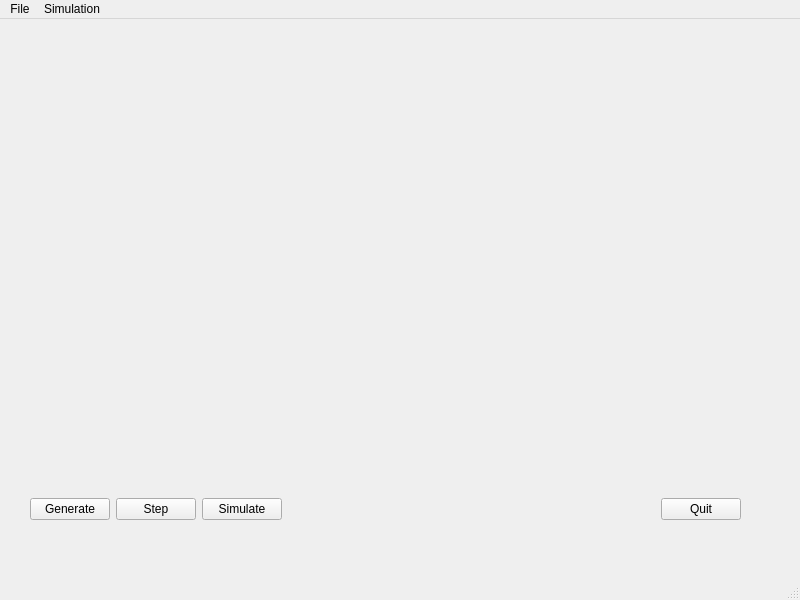
<?xml version="1.0" encoding="UTF-8"?>
<ui version="4.0">
 <class>main_ui</class>
 <widget class="QMainWindow" name="main_ui">
  <property name="geometry">
   <rect>
    <x>0</x>
    <y>0</y>
    <width>800</width>
    <height>600</height>
   </rect>
  </property>
  <property name="windowTitle">
   <string>Ecosystem</string>
  </property>
  <widget class="QWidget" name="centralwidget">
   <widget class="QWidget" name="wdgt_main" native="true">
    <property name="geometry">
     <rect>
      <x>30</x>
      <y>20</y>
      <width>741</width>
      <height>441</height>
     </rect>
    </property>
   </widget>
   <widget class="QWidget" name="horizontalLayoutWidget">
    <property name="geometry">
     <rect>
      <x>30</x>
      <y>470</y>
      <width>711</width>
      <height>41</height>
     </rect>
    </property>
    <layout class="QHBoxLayout" name="horizontalLayout">
     <item>
      <widget class="QPushButton" name="btn_gen">
       <property name="text">
        <string>Generate</string>
       </property>
      </widget>
     </item>
     <item>
      <widget class="QPushButton" name="btn_step">
       <property name="text">
        <string>Step</string>
       </property>
      </widget>
     </item>
     <item>
      <widget class="QPushButton" name="btn_simu">
       <property name="text">
        <string>Simulate</string>
       </property>
      </widget>
     </item>
     <item>
      <spacer name="horizontalSpacer">
       <property name="orientation">
        <enum>Qt::Horizontal</enum>
       </property>
       <property name="sizeHint" stdset="0">
        <size>
         <width>40</width>
         <height>20</height>
        </size>
       </property>
      </spacer>
     </item>
     <item>
      <widget class="QPushButton" name="btn_quit">
       <property name="text">
        <string>Quit</string>
       </property>
      </widget>
     </item>
    </layout>
   </widget>
  </widget>
  <widget class="QMenuBar" name="menubar">
   <property name="geometry">
    <rect>
     <x>0</x>
     <y>0</y>
     <width>800</width>
     <height>24</height>
    </rect>
   </property>
   <widget class="QMenu" name="menuSimulation">
    <property name="title">
     <string>Simulation</string>
    </property>
    <addaction name="actionSettings"/>
   </widget>
   <widget class="QMenu" name="menuFile">
    <property name="title">
     <string>File</string>
    </property>
    <addaction name="actionQuit"/>
   </widget>
   <addaction name="menuFile"/>
   <addaction name="menuSimulation"/>
  </widget>
  <widget class="QStatusBar" name="statusbar"/>
  <action name="actionSettings">
   <property name="text">
    <string>Settings</string>
   </property>
  </action>
  <action name="actionQuit">
   <property name="text">
    <string>Quit</string>
   </property>
   <property name="shortcut">
    <string>Ctrl+Q</string>
   </property>
  </action>
  <action name="actionitem1">
   <property name="text">
    <string>item1</string>
   </property>
  </action>
 </widget>
 <resources/>
 <connections>
  <connection>
   <sender>btn_quit</sender>
   <signal>clicked()</signal>
   <receiver>main_ui</receiver>
   <slot>close()</slot>
   <hints>
    <hint type="sourcelabel">
     <x>722</x>
     <y>514</y>
    </hint>
    <hint type="destinationlabel">
     <x>768</x>
     <y>524</y>
    </hint>
   </hints>
  </connection>
  <connection>
   <sender>actionQuit</sender>
   <signal>triggered()</signal>
   <receiver>main_ui</receiver>
   <slot>close()</slot>
   <hints>
    <hint type="sourcelabel">
     <x>-1</x>
     <y>-1</y>
    </hint>
    <hint type="destinationlabel">
     <x>399</x>
     <y>299</y>
    </hint>
   </hints>
  </connection>
 </connections>
</ui>
